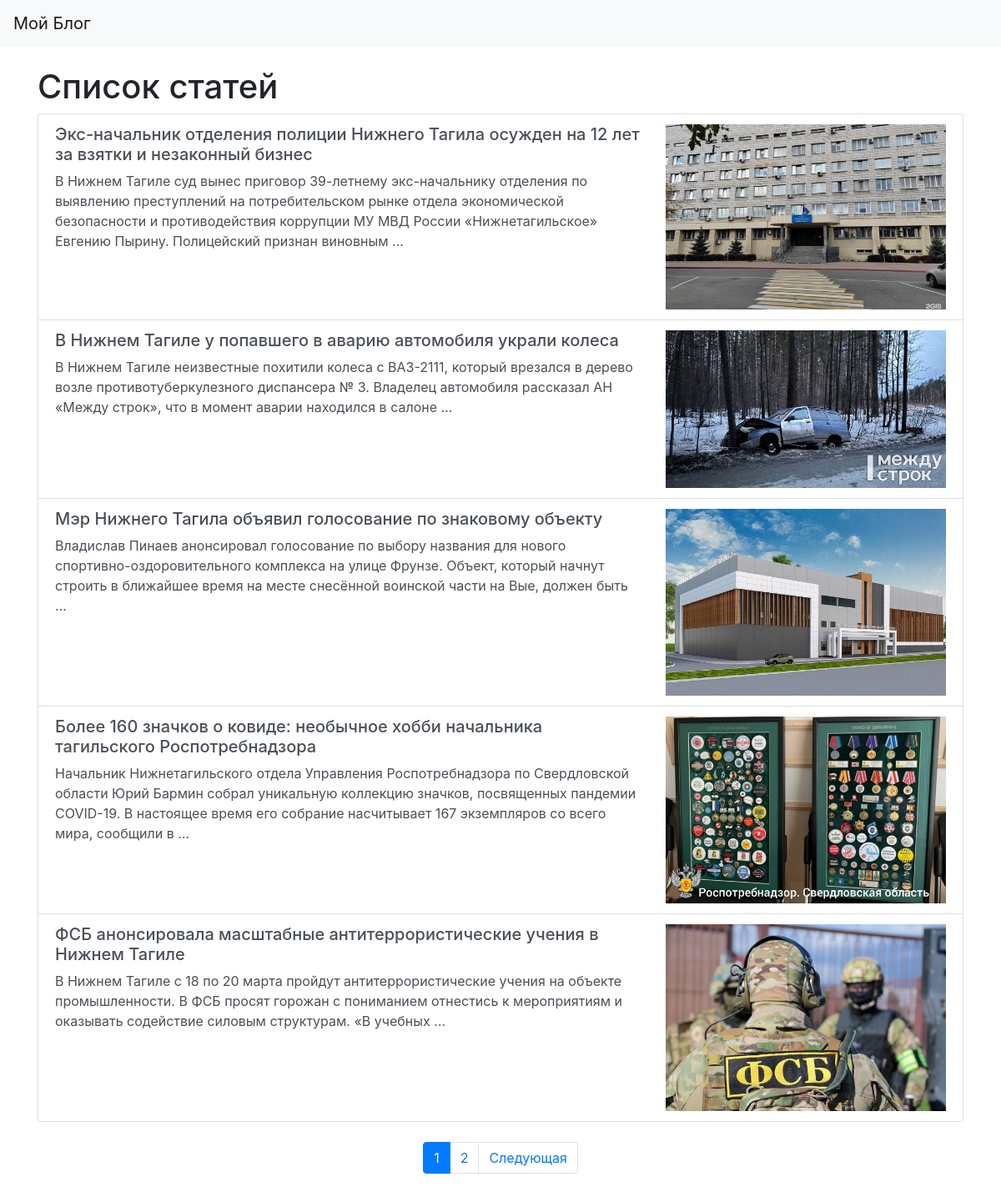
The page / on the database its author committed.
### blog/models.py (models this page shows, shortened)
class Article(models.Model):
    title = models.CharField("Название", max_length=200)
    slug = models.SlugField("Слаг", max_length=200, unique=True)
    content = models.TextField("Содержимое")
    published_date = models.DateTimeField("Дата публикации", default=timezone.now)
    image = models.ImageField("Изображение", upload_to='articles/', blank=True, null=True)
    category = models.ForeignKey('Category', verbose_name="Категория", on_delete=models.SET_NULL, null=True, blank=True, related_name='articles')
    def get_absolute_url(self):
        return reverse('article_detail', args=[self.slug])
    class Meta:
        verbose_name = "Статья"
        verbose_name_plural = "Статьи"

### blog/views.py (the view)
# urls.py: path('', views.home, name='home'),
def home(request):
    articles_list = Article.objects.order_by('-published_date')
    paginator = Paginator(articles_list, 5) #количество статей на странице
    page_number = request.GET.get('page')
    articles = paginator.get_page(page_number)
    return render(request, 'blog/home.html', {'articles': articles})

### blog/templates/blog/home.html (shortened to what this page needs)
{% extends "base.html" %}
{% block content %}
  <h1>Список статей</h1>
  <div class="list-group">
    {% for article in articles %}
      <a href="{{ article.get_absolute_url }}" class="list-group-item list-group-item-action">
        <div class="row">
          <div class="col-md-8">
            <h5>{{ article.title }}</h5>
            <p>{{ article.content|truncatewords:30 }}</p>
          </div>
          <div class="col-md-4">
            {% if article.image %}
              <img src="{{ article.image.url }}" class="img-fluid" alt="{{ article.title }}">
            {% endif %}
          </div>
        </div>
      </a>
    {% endfor %}
  </div>
  <nav aria-label="Страницы">
    <ul class="pagination justify-content-center mt-4">
      {% for num in articles.paginator.page_range %}
        <li class="page-item {% if articles.number == num %}active{% endif %}">
          <a class="page-link" href="?page={{ num }}">{{ num }}</a>
        </li>
      {% endfor %}
      {% if articles.has_next %}
        <li class="page-item">
          <a class="page-link" href="?page={{ articles.next_page_number }}">Следующая</a>
        </li>
      {% endif %}
    </ul>
  </nav>
{% endblock %}

### blog/templates/base.html (shortened to what this page needs)
<!DOCTYPE html>
<html lang="ru">
<head>
    <link rel="stylesheet" href="https://stackpath.bootstrapcdn.com/bootstrap/4.5.2/css/bootstrap.min.css">
</head>
<body>
    <nav class="navbar navbar-expand-lg navbar-light bg-light">
        <a class="navbar-brand" href="{% url 'home' %}">Мой Блог</a>
    </nav>
    <div class="container mt-4">
        {% block content %}{% endblock %}
    </div>
</body>
</html>

### rows shown on the page
Article: title "Экс-начальник отделения полиции Нижнего Тагила осужден на 12 лет за взятки и незаконный бизнес", content "В Нижнем Тагиле суд вынес приговор 39-летнему экс-начальнику отделения по выявлению преступлений на потребительском рынке отдела экономической безопасности и противодействия коррупции МУ МВД России «Нижнетагильское» Евгению Пырину. Полицейский признан виновным …", image (picture)
Article: title "В Нижнем Тагиле у попавшего в аварию автомобиля украли колеса", content "В Нижнем Тагиле неизвестные похитили колеса с ВАЗ-2111, который врезался в дерево возле противотуберкулезного диспансера № 3. Владелец автомобиля рассказал АН «Между строк», что в момент аварии находился в салоне …", image (picture)
Article: title "Мэр Нижнего Тагила объявил голосование по знаковому объекту", content "Владислав Пинаев анонсировал голосование по выбору названия для нового спортивно-оздоровительного комплекса на улице Фрунзе. Объект, который начнут строить в ближайшее время на месте снесённой воинской части на Вые, должен быть …", image (picture)
Article: title "Более 160 значков о ковиде: необычное хобби начальника тагильского Роспотребнадзора", content "Начальник Нижнетагильского отдела Управления Роспотребнадзора по Свердловской области Юрий Бармин собрал уникальную коллекцию значков, посвященных пандемии COVID-19. В настоящее время его собрание насчитывает 167 экземпляров со всего мира, сообщили в …", image (picture)
Article: title "ФСБ анонсировала масштабные антитеррористические учения в Нижнем Тагиле", content "В Нижнем Тагиле с 18 по 20 марта пройдут антитеррористические учения на объекте промышленности. В ФСБ просят горожан с пониманием отнестись к мероприятиям и оказывать содействие силовым структурам. «В учебных …", image (picture)

### other values the page prints
{{ num }} "1" "2"
